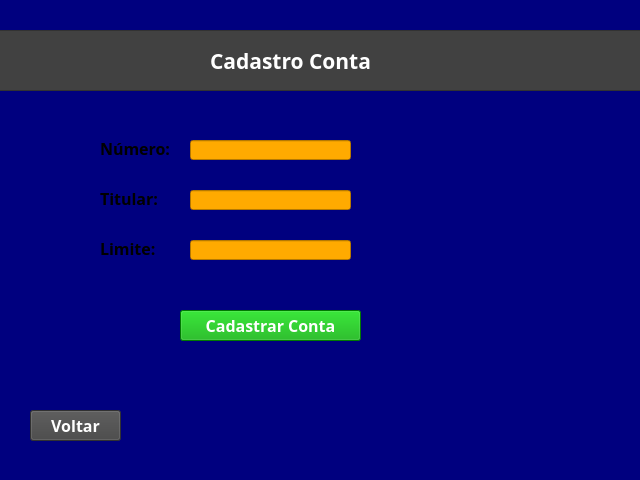
<?xml version="1.0" encoding="UTF-8"?>
<ui version="4.0">
 <class>MainWindow</class>
 <widget class="QMainWindow" name="MainWindow">
  <property name="geometry">
   <rect>
    <x>0</x>
    <y>0</y>
    <width>640</width>
    <height>480</height>
   </rect>
  </property>
  <property name="windowTitle">
   <string>MainWindow</string>
  </property>
  <property name="styleSheet">
   <string notr="true">background-color: rgb(0, 0, 127);</string>
  </property>
  <widget class="QWidget" name="centralwidget">
   <widget class="QFrame" name="frame">
    <property name="geometry">
     <rect>
      <x>-60</x>
      <y>30</y>
      <width>711</width>
      <height>61</height>
     </rect>
    </property>
    <property name="styleSheet">
     <string notr="true">background-color: rgb(65, 65, 65);</string>
    </property>
    <property name="frameShape">
     <enum>QFrame::StyledPanel</enum>
    </property>
    <property name="frameShadow">
     <enum>QFrame::Raised</enum>
    </property>
    <widget class="QLabel" name="label_3">
     <property name="geometry">
      <rect>
       <x>70</x>
       <y>240</y>
       <width>101</width>
       <height>21</height>
      </rect>
     </property>
     <property name="text">
      <string/>
     </property>
     <property name="pixmap">
      <pixmap>../../../../Downloads/Design sem nome (7).png</pixmap>
     </property>
    </widget>
    <widget class="QLabel" name="label">
     <property name="geometry">
      <rect>
       <x>270</x>
       <y>10</y>
       <width>161</width>
       <height>41</height>
      </rect>
     </property>
     <property name="font">
      <font>
       <family>Bahnschrift</family>
       <pointsize>16</pointsize>
       <weight>75</weight>
       <bold>true</bold>
      </font>
     </property>
     <property name="styleSheet">
      <string notr="true">color: rgb(255, 255, 255);</string>
     </property>
     <property name="text">
      <string>Cadastro Conta</string>
     </property>
    </widget>
   </widget>
   <widget class="QLabel" name="label_2">
    <property name="geometry">
     <rect>
      <x>100</x>
      <y>140</y>
      <width>81</width>
      <height>16</height>
     </rect>
    </property>
    <property name="font">
     <font>
      <family>Agency FB</family>
      <pointsize>12</pointsize>
      <weight>75</weight>
      <bold>true</bold>
     </font>
    </property>
    <property name="text">
     <string>Número:</string>
    </property>
   </widget>
   <widget class="QLabel" name="label_5">
    <property name="geometry">
     <rect>
      <x>100</x>
      <y>190</y>
      <width>71</width>
      <height>16</height>
     </rect>
    </property>
    <property name="font">
     <font>
      <family>Agency FB</family>
      <pointsize>12</pointsize>
      <weight>75</weight>
      <bold>true</bold>
     </font>
    </property>
    <property name="text">
     <string>Titular:</string>
    </property>
   </widget>
   <widget class="QLabel" name="label_6">
    <property name="geometry">
     <rect>
      <x>100</x>
      <y>240</y>
      <width>71</width>
      <height>16</height>
     </rect>
    </property>
    <property name="font">
     <font>
      <family>Agency FB</family>
      <pointsize>12</pointsize>
      <weight>75</weight>
      <bold>true</bold>
     </font>
    </property>
    <property name="text">
     <string>Limite:</string>
    </property>
   </widget>
   <widget class="QLineEdit" name="lineEdit">
    <property name="geometry">
     <rect>
      <x>190</x>
      <y>140</y>
      <width>161</width>
      <height>20</height>
     </rect>
    </property>
    <property name="styleSheet">
     <string notr="true">background-color: rgb(255, 170, 0);
color: rgb(0, 0, 0);</string>
    </property>
   </widget>
   <widget class="QLineEdit" name="lineEdit_2">
    <property name="geometry">
     <rect>
      <x>190</x>
      <y>190</y>
      <width>161</width>
      <height>20</height>
     </rect>
    </property>
    <property name="styleSheet">
     <string notr="true">background-color: rgb(255, 170, 0);
color: rgb(0, 0, 0);</string>
    </property>
    <property name="text">
     <string/>
    </property>
   </widget>
   <widget class="QLineEdit" name="lineEdit_3">
    <property name="geometry">
     <rect>
      <x>190</x>
      <y>240</y>
      <width>161</width>
      <height>20</height>
     </rect>
    </property>
    <property name="styleSheet">
     <string notr="true">background-color: rgb(255, 170, 0);
color: rgb(0, 0, 0);</string>
    </property>
   </widget>
   <widget class="QPushButton" name="pushButton">
    <property name="geometry">
     <rect>
      <x>180</x>
      <y>310</y>
      <width>181</width>
      <height>31</height>
     </rect>
    </property>
    <property name="font">
     <font>
      <family>Agency FB</family>
      <pointsize>12</pointsize>
      <weight>75</weight>
      <bold>true</bold>
     </font>
    </property>
    <property name="styleSheet">
     <string notr="true">color: rgb(255, 255, 255);
background-color: rgb(0, 170, 0);</string>
    </property>
    <property name="text">
     <string>Cadastrar Conta</string>
    </property>
   </widget>
   <widget class="QPushButton" name="pushButton_2">
    <property name="geometry">
     <rect>
      <x>30</x>
      <y>410</y>
      <width>91</width>
      <height>31</height>
     </rect>
    </property>
    <property name="font">
     <font>
      <family>Agency FB</family>
      <pointsize>12</pointsize>
      <weight>75</weight>
      <bold>true</bold>
     </font>
    </property>
    <property name="styleSheet">
     <string notr="true">color: rgb(255, 255, 255);
background-color: rgb(68, 68, 68);</string>
    </property>
    <property name="text">
     <string>Voltar</string>
    </property>
   </widget>
  </widget>
  <widget class="QStatusBar" name="statusbar"/>
 </widget>
 <resources/>
 <connections/>
</ui>
